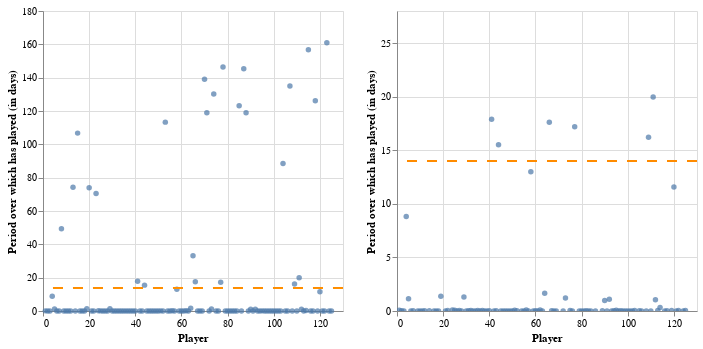

Here is the notebook cell this chart was saved with:
### Markdown cell above
- For the following coding, we will need to use KNN classification, as our goal is to predict a categorical rather than a numerical variable.
 - First things first we need to determine the players that are classified committed and those who are not interested (I said those who played 2weeks or more are committed)

### Code cell
# Calculate the period over which each person has played
# under the assumption that the longer the period the more the player is committed (example: 2months vs 2days)
grouped = tidywhole.groupby(['hashedEmail'])
period = grouped["end_time"].max() - grouped["start_time"].min()
period = period.dt.total_seconds() / (24 * 3600)   #converted to number of days (decimal)
period_df= period.reset_index()
period_df.columns = ["hashedEmail","period (days)"]

commit = alt.Chart(period_df.assign(playerID=period_df.index+1)).mark_circle().encode(
    x=alt.X("playerID").title("Player"),
    y=alt.Y("period (days)").title("Period over which has played (in days)"),
)

commit_zoom = alt.Chart(period_df.assign(playerID=period_df.index+1)).mark_circle(clip=True).encode(
    x=alt.X("playerID").title("Player"),
    y=alt.Y("period (days)").scale(domain=[0, 28]).title("Period over which has played (in days)"),
)

hline = alt.Chart(period_df).mark_rule(strokeDash=[10], size=1, color='darkorange').encode( y=alt.datum(14))

commit+hline | commit_zoom+hline

### Figure 1 — Vega-Lite specification as saved in the notebook (floating-point values rounded to 4 significant figures)
{"config": {"view": {"continuousWidth": 300, "continuousHeight": 300}}, "hconcat": [{"layer": [{"data": {"name": "data-aa7e6e61002bf97eb308f59260145f2f"}, "mark": {"type": "circle"}, "encoding": {"x": {"field": "playerID", "title": "Player", "type": "quantitative"}, "y": {"field": "period (days)", "title": "Period over which has played (in days)", "type": "quantitative"}}}, {"data": {"name": "data-03e094412ce7ec0a91b30657f3708937"}, "mark": {"type": "rule", "color": "darkorange", "size": 1, "strokeDash": [10]}, "encoding": {"y": {"datum": 14}}}]}, {"layer": [{"data": {"name": "data-aa7e6e61002bf97eb308f59260145f2f"}, "mark": {"type": "circle", "clip": true}, "encoding": {"x": {"field": "playerID", "title": "Player", "type": "quantitative"}, "y": {"field": "period (days)", "scale": {"domain": [0, 28]}, "title": "Period over which has played (in days)", "type": "quantitative"}}}, {"data": {"name": "data-03e094412ce7ec0a91b30657f3708937"}, "mark": {"type": "rule", "color": "darkorange", "size": 1, "strokeDash": [10]}, "encoding": {"y": {"datum": 14}}}]}], "$schema": "https://vega.github.io/schema/vega-lite/v5.20.1.json", "datasets": {"data-aa7e6e61002bf97eb308f59260145f2f": [{"hashedEmail": "0088b5e134c3f0498a18c7ea6b8d77b4b0ff1636fc93355ccc95b45423367832", "period (days)": 0.07986, "playerID": 1}, {"hashedEmail": "060aca80f8cfbf1c91553a72f4d5ec8034764b05ab59fe8e1cf0eee9a7b67967", "period (days)": 0.02083, "playerID": 2}, {"hashedEmail": "0ce7bfa910d47fc91f21a7b3acd8f33bde6db57912ce0290fa0437ce0b97f387", "period (days)": 0.007639, "playerID": 3}, {"hashedEmail": "0d4d71be33e2bc7266ee4983002bd930f69d304288a8663529c875f40f1750f3", "period (days)": 8.83, "playerID": 4}, {"hashedEmail": "0d70dd9cac34d646c810b1846fe6a85b9e288a76f5dcab9c1ff1a0e7ca200b3a", "period (days)": 1.151, "playerID": 5}, {"hashedEmail": "11006065e9412650e99eea4a4aaaf0399bc338006f85e80cc82d18b49f0e2aa4", "period (days)": 0.006944, "playerID": 6}, {"hashedEmail": "119f01b9877fc5ea0073d05602a353b91c4b48e4cf02f42bb8d661b46a34b760", "period (days)": 0.03472, "playerID": 7}, {"hashedEmail": "18936844e06b6c7871dce06384e2d142dd86756941641ef39cf40a9967ea14e3", "period (days)": 49.38, "playerID": 8}, {"hashedEmail": "1a2b92f18f36b0b59b41d648d10a9b8b20a2adff550ddbcb8cec2f47d4d881d0", "period (days)": 0.0125, "playerID": 9}, {"hashedEmail": "1d2371d8a35c8831034b25bda8764539ab7db0f63938696917c447128a2540dd", "period (days)": 0.003472, "playerID": 10}, {"hashedEmail": "200db0417ee70863c7e2a0f214c737476fb86de5869d0b907a077d726357e687", "period (days)": 0.008333, "playerID": 11}, {"hashedEmail": "20ae3f8b5323674fe6e537bc91928841cfc2a00c1b36522fd25370bb6fa89d36", "period (days)": 0.03403, "playerID": 12}, {"hashedEmail": "22a78bfd44e46931261d06864b92cf9a8fd77fb02bec66cb71646dd9da222a0d", "period (days)": 74.23, "playerID": 13}, {"hashedEmail": "23fe711e0e3b77f1da7aa221ab1192afe21648d47d2b4fa7a5a659ff443a0eb5", "period (days)": 0.03472, "playerID": 14}, {"hashedEmail": "24d4892c2c3ce11d3e54c3bf31ee218901cac7a2f564911d67424c8fdf0874fe", "period (days)": 106.7, "playerID": 15}, {"hashedEmail": "25879aecc205544bc6505f9faf768356e0a3b7126057308ae3235f8a514e9a62", "period (days)": 0.004861, "playerID": 16}, {"hashedEmail": "2917e2dacafed92d017b9f356ce90a442bea6e4ad59dbbb484a920398acb8974", "period (days)": 0.003472, "playerID": 17}, {"hashedEmail": "2cfed571797b66cc810c32562fc5b0f70b5bec0f5250799245527135bbf9662e", "period (days)": 0.004167, "playerID": 18}, {"hashedEmail": "336adf9b9070abb44eaec22a48b04d8cda6cf0c98a46eef37779a1dcb6f5b4bb", "period (days)": 1.385, "playerID": 19}, {"hashedEmail": "36d9cbb4c6bc0c1a6911436d2da0d09ec625e43e6552f575d4acc9cf487c4686", "period (days)": 73.93, "playerID": 20}, {"hashedEmail": "3caa832978e0596779f4ee7c686c4592fb6de893925025d25bf26be9a8cd03f5", "period (days)": 0.008333, "playerID": 21}, {"hashedEmail": "42382bb2af563e6979c5b84d288cbb49bb2ef90b1bcf196c2902da4ce20eb7f3", "period (days)": 0.03819, "playerID": 22}, {"hashedEmail": "42eafe96ed5c1684e3b5cc614d1b01a117173d3ec6898abcf1177d9822bd39f7", "period (days)": 70.45, "playerID": 23}, {"hashedEmail": "4b01bce3f141289709e8278b02ba5d2aaa7105d7ccb9c7deb37670a80e332774", "period (days)": 0.08403, "playerID": 24}, {"hashedEmail": "4bed6f49b672974f706aa7f020b4f29020326bf594520593557cd381a51559b8", "period (days)": 0.07014, "playerID": 25}, {"hashedEmail": "4bfad3613c71ace05644bf210195d9fb0d3d9513753ad2f8a16d1a80699bb906", "period (days)": 0.007639, "playerID": 26}, {"hashedEmail": "55d24216db39c27e1f17cc43d3127cbf8ed76ada6d098202b53ded319855e2c1", "period (days)": 0.05486, "playerID": 27}, {"hashedEmail": "577aa5f15468252b1c6f32dcd515012923476292e30f95e6b4128c770e993f92", "period (days)": 0.006944, "playerID": 28}, {"hashedEmail": "5a340c0e3d1aa3e579efc625bd3e5bca7fc25f7115b68e9411f457464bfd3df4", "period (days)": 1.316, "playerID": 29}, {"hashedEmail": "5afb9b4ba7f0bb42d4e4d72ee21be8a51131a7677f0519b4606fdbf770eec750", "period (days)": 0.009722, "playerID": 30}, {"hashedEmail": "5baba1651a0b92788bc0d6dcdf00be64af1cf9f0015bbeed204ddabd1d872e83", "period (days)": 0.02986, "playerID": 31}, {"hashedEmail": "5c27e8b9fed2816b006dc8397ec04470b59339fd591a46a3eb7951b939b72984", "period (days)": 0.03958, "playerID": 32}, {"hashedEmail": "5e0beb10f6163a508622ef25220d780bdd012a89dee571db77fc502980c0e57d", "period (days)": 0.00625, "playerID": 33}, {"hashedEmail": "6b1cdc07fcc1f7ea09509341fd245dd34fdba386f14a493e9107c18604baedc9", "period (days)": 0.007639, "playerID": 34}, {"hashedEmail": "6ca8a90e4f5c61bf36baf556d446873c4e894e7a62f91996aa237be64b0e183b", "period (days)": 0.04583, "playerID": 35}, {"hashedEmail": "6fa105fac7f4f37350f21830db78cde153d8edda41d6f4f2d48c9785d605c5e5", "period (days)": 0.004861, "playerID": 36}, {"hashedEmail": "7096b30972a32029244fc6171f21bc5996b51b8d75df7a94f003dead428988f9", "period (days)": 0.05625, "playerID": 37}, {"hashedEmail": "70db3a16ef58cf8bf6d8658c426ba4a5fcd7523a0abdd413f14466c41181215d", "period (days)": 0.01042, "playerID": 38}, {"hashedEmail": "710148466b44cb02ba894aa9005a4892e619250ebd01153055d6c7578fc1ea10", "period (days)": 0.005556, "playerID": 39}, {"hashedEmail": "71453e425f07d10da4fa2b349c83e73ccdf0fb3312f778b35c5802c3292c87bd", "period (days)": 0.01458, "playerID": 40}, {"hashedEmail": "71e724778a28bb0ebbdacb1328944dfef427525466b012b66e7554a65e401a16", "period (days)": 17.9, "playerID": 41}, {"hashedEmail": "722ab6d91280c439f2780767a1250889e93f75fc0ba0bc48175da022ab3e9ea9", "period (days)": 0.003472, "playerID": 42}, {"hashedEmail": "75f275366c0dbb8b23957b97aaaf77db5d6517fb846d3d4d209bd391ae3d39f6", "period (days)": 0.01667, "playerID": 43}, {"hashedEmail": "7a4686586d290c67179275c7c3dfb4ea02f4d317d9ee0e2cee98baa27877a875", "period (days)": 15.52, "playerID": 44}, {"hashedEmail": "7b17513f11968feaf6b02977885c436dc2a4549489ca25ef03022f9fbae19d81", "period (days)": 0.003472, "playerID": 45}, {"hashedEmail": "7b5c323f9a9e21b6bcc2a8c431e96f9f2155c7b4318a68d3e7d9edd2018095a9", "period (days)": 0.003472, "playerID": 46}, {"hashedEmail": "7c0ae28a5f85a515a8063f9ed989aa26c5ebcc64f6b7be2948c0b300c2c9bd47", "period (days)": 0.00625, "playerID": 47}, {"hashedEmail": "7d71c49cbbce8dcf0276b2bfecfa2d16f22cb31a4024556d6085884298f2ee8d", "period (days)": 0.005556, "playerID": 48}, {"hashedEmail": "7dc01f10bf20671ecfccdac23812b1b415acd42c2147cb0af4d48fcce2420f3e", "period (days)": 0.00625, "playerID": 49}, {"hashedEmail": "7ea2a6532a9a7f33e1ad6067015746bbbbacaabb8cba0f430129f851c0aa59d9", "period (days)": 0.009028, "playerID": 50}, {"hashedEmail": "80afc8e7137de6a232421e926c1e6e64ddeef1d8157c4439746bc00fcf91e8a7", "period (days)": 0.08056, "playerID": 51}, {"hashedEmail": "82d2615c56f8bdb5e56c603d3c90096649eb944fe47e1c827219d8af0b9fc94a", "period (days)": 0.02847, "playerID": 52}, {"hashedEmail": "88247d9a46fc214a12485dcbcbb03a8ddebfe8c1ec5fe209cd660147625c8e62", "period (days)": 113.3, "playerID": 53}, {"hashedEmail": "8af6e04a9067b009303e36cf39f7e7d53f9473e74b4633876ddd79769158b665", "period (days)": 0.009722, "playerID": 54}, {"hashedEmail": "8b71f4d66a38389b7528bb38ba6eb71157733df7d1740371852a797ae97d82d1", "period (days)": 0.009028, "playerID": 55}, {"hashedEmail": "8d2eed1f399e0d77cebb8fcc48ed19ad2fa8e3bb3fa683cb90e0ac6d42677bf2", "period (days)": 0.1021, "playerID": 56}, {"hashedEmail": "8d713786e0bf0371cd928a91d32d1e37b14e14e49744cdebac90885c05c48afa", "period (days)": 0.007639, "playerID": 57}, {"hashedEmail": "8e0aac3020b3fd9cdef4840b533b4b105aaf1ce1f6f2df3f328ba2a44cecfdc1", "period (days)": 13.0, "playerID": 58}, {"hashedEmail": "8e98b6db2053af0bc0e62cd55bcea5a08f23986dec3d02ca520ea039517e6744", "period (days)": 0.006944, "playerID": 59}, {"hashedEmail": "8eae13e0f5823d9c48fe7b89695ea231f96f644f664bcc74c5a07f7d0a1135bd", "period (days)": 0.02361, "playerID": 60}, {"hashedEmail": "90f1495942837b1cde67cc9e3119421e38183502a4c6dee304df3bf0c21e0dd0", "period (days)": 0.01111, "playerID": 61}, {"hashedEmail": "93efabc9f7de58f44c457bac715cf8f9f44cd88cc574fc02624cac194d2f0ea5", "period (days)": 0.09444, "playerID": 62}, {"hashedEmail": "951e54f7376e2b2f0915e9e3646c701af4a2fe839385b13f9e0084b08f8070bd", "period (days)": 0.006944, "playerID": 63}, {"hashedEmail": "95aa10ff79645508dcff5c08da02a8f6ddd9016b44fb469347e5739b8865c613", "period (days)": 1.651, "playerID": 64}, {"hashedEmail": "96e190b0bf3923cd8d349eee467c09d1130af143335779251492eb4c2c058a5f", "period (days)": 33.09, "playerID": 65}, {"hashedEmail": "9782452b8e41d1f140374eec34c84f464df6ed12e2777e5b4f7150912b8ab78c", "period (days)": 17.61, "playerID": 66}, {"hashedEmail": "9955ab948064150d3686ef564389bdc6d6c60bc620a5ce3084b3dec4a7a006a7", "period (days)": 0.02292, "playerID": 67}, {"hashedEmail": "9ba67e127e4e70d909f6237644bb4674b17bc6ae5c9e735f88cfc50e22b499c6", "period (days)": 0.007639, "playerID": 68}, {"hashedEmail": "9c2a5275ada716508a7e66629dfbeaa4c03ca9eb5f30d2132f41de130c367c56", "period (days)": 0.007639, "playerID": 69}, {"hashedEmail": "a175d4741dc84e6baf77901f6e8e0a06f54809a34e6b5211159bced346f7fb3e", "period (days)": 139.1, "playerID": 70}, {"hashedEmail": "a1e0438d568b9c05a93cadaf99969e4d44794d19dea31edd723cbc916f878c33", "period (days)": 119.0, "playerID": 71}, {"hashedEmail": "a2a0612e9a7da558cbac2ee3c816740324505a69a6e042c94aa1b67731f9ff01", "period (days)": 0.004167, "playerID": 72}, {"hashedEmail": "ab1f44f93c3b828f55458971db393052d9711df3e0e7ff69540bfebfcec555ff", "period (days)": 1.216, "playerID": 73}, {"hashedEmail": "ad6390295640af1ed0e45ffc58a53b2d9074b0eea694b16210addd44d7c81f83", "period (days)": 130.3, "playerID": 74}, {"hashedEmail": "ae8d8a9dcf80b38466f89466201e6d594eb94d6994eda1617f7dfae9cb21bfb3", "period (days)": 0.05139, "playerID": 75}, {"hashedEmail": "aea049eaa7cb10db386a62990220d205ceb2a4c473cae3ec7bab107278c26559", "period (days)": 0.0125, "playerID": 76}, {"hashedEmail": "b3510c708bd50bf9f75e6e02bb6fe14edb705e0ea671ee769a45c613750e8b58", "period (days)": 17.2, "playerID": 77}, {"hashedEmail": "b622593d2ef8b337dc554acb307d04a88114f2bf453b18fb5d2c80052aeb2319", "period (days)": 146.4, "playerID": 78}, {"hashedEmail": "b674dd7ee0d24096d1c019615ce4d12b20fcbff12d79d3c5a9d2118eb7ccbb28", "period (days)": 0.003472, "playerID": 79}, {"hashedEmail": "ba24bebe588a34ac546f8559850c65bc90cd9d51b821581bd6e25cff437a1081", "period (days)": 0.007639, "playerID": 80}, {"hashedEmail": "ba9b943f7fd9b5078b20ece741c4cb6435418d5d8373b4fe3830487f6036095c", "period (days)": 0.006944, "playerID": 81}, {"hashedEmail": "bc704ff2bc676dbf48ee41b9e11481c1387bf758ad318f2428f336e3fecc6660", "period (days)": 0.01736, "playerID": 82}, {"hashedEmail": "bd10e7eab5531d5e82c9eebb929e2703f05367a90b0533074392a5f39a55c5d9", "period (days)": 0.009028, "playerID": 83}, {"hashedEmail": "bda1905e54b6c745bcced9d59ce655a5bfd03c35cc6abdd8d1610e5c416f79d1", "period (days)": 0.003472, "playerID": 84}, {"hashedEmail": "bfce39c89d6549f2bb94d8064d3ce69dc3d7e72b38f431d8aa0c4bf95ccee6bf", "period (days)": 123.1, "playerID": 85}, {"hashedEmail": "c121e4d197469bea90e21c0495001f4e21824adb98cbc6a40d54e66617cee174", "period (days)": 0.00625, "playerID": 86}, {"hashedEmail": "c57fa94e436cf49a929d0168e47d26fec3d900b321775e280ef136979c01d5a4", "period (days)": 145.4, "playerID": 87}, {"hashedEmail": "c871393f513c68e313874ac9d192a0b8be7bf99a96bff0ab46beb343ee4217d5", "period (days)": 119.0, "playerID": 88}, {"hashedEmail": "ca20f724571080b997e0efa874b9611e9f280c1af5f68ff6231a9e5b5d79bcfe", "period (days)": 0.01458, "playerID": 89}, {"hashedEmail": "cb00c16dc2043f435a7a8c2a473656e4119ffa7173bab7ec7455715173912498", "period (days)": 0.9861, "playerID": 90}, {"hashedEmail": "d07befbac08be3d876d026ac0458651067001b39081d24724af3c95be76355e0", "period (days)": 0.007639, "playerID": 91}, {"hashedEmail": "d13020f8d53c08c95e64f2254424a65c9c479fcfd866b21b850d200a2689a8b5", "period (days)": 1.094, "playerID": 92}, {"hashedEmail": "d3ca24e4d7fe8ffe2a821ebd3b841252950ca53e4d659a5f33b987e2cd42a1ec", "period (days)": 0.009722, "playerID": 93}, {"hashedEmail": "d43af3bed5e9f1f31077233697c18f3f988a217bd0376a5f1a54d14964a38c36", "period (days)": 0.02222, "playerID": 94}, {"hashedEmail": "d46bd29a2ed08e3500bd8729085ef4b6f0ca65baf4c756f88b6bedf7a18e0352", "period (days)": 0.07639, "playerID": 95}, {"hashedEmail": "d48302dee689942b60f7e9756eba99d0be030df0ab6f553904a9dbbc44d0b5d5", "period (days)": 0.006944, "playerID": 96}, {"hashedEmail": "d51a8c57269fe347b4b7760ec29c420832cb36a11c47569a9200872831910c05", "period (days)": 0.03403, "playerID": 97}, {"hashedEmail": "d572f391d452b76ea2d7e5e53a3d38bfd7499c7399db299bd4fedb06a46ad5bb", "period (days)": 0.003472, "playerID": 98}, {"hashedEmail": "d9473710057f7d42f36570f0be83817a4eea614029ff90cf50d8889cdd729d11", "period (days)": 0.01042, "playerID": 99}, {"hashedEmail": "dbb20960cd4db4900dde7832e349dae46f7688583c8138b34785d9c7e509b5b9", "period (days)": 0.004861, "playerID": 100}, {"hashedEmail": "dc73467f73263dd4a07838330dd1cc115aa3f8b03538911ee6aac048405939c4", "period (days)": 0.004861, "playerID": 101}, {"hashedEmail": "e21a324ccf5c873bafe82e47d5137b36aa312ee4803eeb5cbc6cf945f9bb3f38", "period (days)": 0.004167, "playerID": 102}, {"hashedEmail": "e3175c379bbb83c8786d2dd719cf844575aca24d2c81d643dc7f12f6227becf7", "period (days)": 0.03681, "playerID": 103}, {"hashedEmail": "e3e1bef1ce259c995332635c0ec630a575713451cbe742d7ca93e4c03d0826df", "period (days)": 88.56, "playerID": 104}, {"hashedEmail": "e44041459da2102dc20147ed6f0db4753547be66fc4ddea037bafca64004de2d", "period (days)": 0.01806, "playerID": 105}, {"hashedEmail": "e47ae138603b9a7d6e9b97554bac2daf0477b30e0a4f29ed9d3deacc3c7ec155", "period (days)": 0.004861, "playerID": 106}, {"hashedEmail": "e74c60a92c0100e7240be56d66969db85856152b048c639331a3595f901461ae", "period (days)": 135.0, "playerID": 107}, {"hashedEmail": "ed3e6d043dee74fad932be44d0600f4502055198c511927b0c906f50b57d9582", "period (days)": 0.003472, "playerID": 108}, {"hashedEmail": "f19e136ddde68f365afc860c725ccff54307dedd13968e896a9f890c40aea436", "period (days)": 16.21, "playerID": 109}, {"hashedEmail": "f1b432523542f90c61176a555ccb2144468d76c91a32d74082ab8c101f9d25b6", "period (days)": 0.009028, "playerID": 110}, {"hashedEmail": "f2826fb8dbce4d450348f99cb27ade184b713998d9679780442efaaf218038f2", "period (days)": 19.98, "playerID": 111}, {"hashedEmail": "f3c813577c458ba0dfef80996f8f32c93b6e8af1fa939732842f2312358a88e9", "period (days)": 1.044, "playerID": 112}, {"hashedEmail": "f459ce1862ec9a43b6c714810390dfd632ed104eb11378b3a2a134b1b107bc75", "period (days)": 0.0375, "playerID": 113}, {"hashedEmail": "f4f29f2465743ead8c3ce02fc84542afe33ae3c95ef56a42b8f7785550fe9e4a", "period (days)": 0.3361, "playerID": 114}, {"hashedEmail": "f6daba428a5e19a3d47574858c13550499be23603422e6a0ee9728f8b53e192d", "period (days)": 156.7, "playerID": 115}, {"hashedEmail": "f707d141be44b2bf963eb171dbd14599059b4dda09aa002ba95ead4fa67273a7", "period (days)": 0.005556, "playerID": 116}, {"hashedEmail": "f7875ae87a61632030d5c4029ee8cf081be7047b2b4a9c04ab5a706f59786197", "period (days)": 0.01319, "playerID": 117}, {"hashedEmail": "f8f5477f5a2e53616ae37421b1c660b971192bd8ff77e3398304c7ae42581fdc", "period (days)": 126.1, "playerID": 118}, {"hashedEmail": "f9ac013b2f0bc2bd4928a6a0fc8a0aae8b5c4f2670cf9e18f547b7e72034c965", "period (days)": 0.05417, "playerID": 119}, {"hashedEmail": "fb0005032363ec3b30c2ae668f78f5076b7e77de0c6a249e924eee608cd0a1fa", "period (days)": 11.58, "playerID": 120}, {"hashedEmail": "fc0224c81384770e93ca717f32713960144bf0b52ff67639433a5c06a653a882", "period (days)": 0.01111, "playerID": 121}, {"hashedEmail": "fcab03c6d3079521e7f9665caed0f31fe3dae6b5ccb86e6cb58747a43aa8789f", "period (days)": 0.05556, "playerID": 122}, {"hashedEmail": "fd6563a4e0f6f4273580e5fedbd8dda64990447aea5a33cbb5e894a3867ca44d", "period (days)": 161.0, "playerID": 123}, {"hashedEmail": "fe218a05c6c3fc6326f4f151e8cb75a2a9fa29e22b110d4c311fb58fb211f471", "period (days)": 0.00625, "playerID": 124}, {"hashedEmail": "fef4e1bed8c3f6dcd7bcd39ab21bd402386155b2ff8c8e53683e1d2793bf1ed1", "period (days)": 0.05, "playerID": 125}], "data-03e094412ce7ec0a91b30657f3708937": [{"hashedEmail": "0088b5e134c3f0498a18c7ea6b8d77b4b0ff1636fc93355ccc95b45423367832", "period (days)": 0.07986}, {"hashedEmail": "060aca80f8cfbf1c91553a72f4d5ec8034764b05ab59fe8e1cf0eee9a7b67967", "period (days)": 0.02083}, {"hashedEmail": "0ce7bfa910d47fc91f21a7b3acd8f33bde6db57912ce0290fa0437ce0b97f387", "period (days)": 0.007639}, {"hashedEmail": "0d4d71be33e2bc7266ee4983002bd930f69d304288a8663529c875f40f1750f3", "period (days)": 8.83}, {"hashedEmail": "0d70dd9cac34d646c810b1846fe6a85b9e288a76f5dcab9c1ff1a0e7ca200b3a", "period (days)": 1.151}, {"hashedEmail": "11006065e9412650e99eea4a4aaaf0399bc338006f85e80cc82d18b49f0e2aa4", "period (days)": 0.006944}, {"hashedEmail": "119f01b9877fc5ea0073d05602a353b91c4b48e4cf02f42bb8d661b46a34b760", "period (days)": 0.03472}, {"hashedEmail": "18936844e06b6c7871dce06384e2d142dd86756941641ef39cf40a9967ea14e3", "period (days)": 49.38}, {"hashedEmail": "1a2b92f18f36b0b59b41d648d10a9b8b20a2adff550ddbcb8cec2f47d4d881d0", "period (days)": 0.0125}, {"hashedEmail": "1d2371d8a35c8831034b25bda8764539ab7db0f63938696917c447128a2540dd", "period (days)": 0.003472}, {"hashedEmail": "200db0417ee70863c7e2a0f214c737476fb86de5869d0b907a077d726357e687", "period (days)": 0.008333}, {"hashedEmail": "20ae3f8b5323674fe6e537bc91928841cfc2a00c1b36522fd25370bb6fa89d36", "period (days)": 0.03403}, {"hashedEmail": "22a78bfd44e46931261d06864b92cf9a8fd77fb02bec66cb71646dd9da222a0d", "period (days)": 74.23}, {"hashedEmail": "23fe711e0e3b77f1da7aa221ab1192afe21648d47d2b4fa7a5a659ff443a0eb5", "period (days)": 0.03472}, {"hashedEmail": "24d4892c2c3ce11d3e54c3bf31ee218901cac7a2f564911d67424c8fdf0874fe", "period (days)": 106.7}, {"hashedEmail": "25879aecc205544bc6505f9faf768356e0a3b7126057308ae3235f8a514e9a62", "period (days)": 0.004861}, {"hashedEmail": "2917e2dacafed92d017b9f356ce90a442bea6e4ad59dbbb484a920398acb8974", "period (days)": 0.003472}, {"hashedEmail": "2cfed571797b66cc810c32562fc5b0f70b5bec0f5250799245527135bbf9662e", "period (days)": 0.004167}, {"hashedEmail": "336adf9b9070abb44eaec22a48b04d8cda6cf0c98a46eef37779a1dcb6f5b4bb", "period (days)": 1.385}, {"hashedEmail": "36d9cbb4c6bc0c1a6911436d2da0d09ec625e43e6552f575d4acc9cf487c4686", "period (days)": 73.93}, {"hashedEmail": "3caa832978e0596779f4ee7c686c4592fb6de893925025d25bf26be9a8cd03f5", "period (days)": 0.008333}, {"hashedEmail": "42382bb2af563e6979c5b84d288cbb49bb2ef90b1bcf196c2902da4ce20eb7f3", "period (days)": 0.03819}, {"hashedEmail": "42eafe96ed5c1684e3b5cc614d1b01a117173d3ec6898abcf1177d9822bd39f7", "period (days)": 70.45}, {"hashedEmail": "4b01bce3f141289709e8278b02ba5d2aaa7105d7ccb9c7deb37670a80e332774", "period (days)": 0.08403}, {"hashedEmail": "4bed6f49b672974f706aa7f020b4f29020326bf594520593557cd381a51559b8", "period (days)": 0.07014}, {"hashedEmail": "4bfad3613c71ace05644bf210195d9fb0d3d9513753ad2f8a16d1a80699bb906", "period (days)": 0.007639}, {"hashedEmail": "55d24216db39c27e1f17cc43d3127cbf8ed76ada6d098202b53ded319855e2c1", "period (days)": 0.05486}, {"hashedEmail": "577aa5f15468252b1c6f32dcd515012923476292e30f95e6b4128c770e993f92", "period (days)": 0.006944}, {"hashedEmail": "5a340c0e3d1aa3e579efc625bd3e5bca7fc25f7115b68e9411f457464bfd3df4", "period (days)": 1.316}, {"hashedEmail": "5afb9b4ba7f0bb42d4e4d72ee21be8a51131a7677f0519b4606fdbf770eec750", "period (days)": 0.009722}, {"hashedEmail": "5baba1651a0b92788bc0d6dcdf00be64af1cf9f0015bbeed204ddabd1d872e83", "period (days)": 0.02986}, {"hashedEmail": "5c27e8b9fed2816b006dc8397ec04470b59339fd591a46a3eb7951b939b72984", "period (days)": 0.03958}, {"hashedEmail": "5e0beb10f6163a508622ef25220d780bdd012a89dee571db77fc502980c0e57d", "period (days)": 0.00625}, {"hashedEmail": "6b1cdc07fcc1f7ea09509341fd245dd34fdba386f14a493e9107c18604baedc9", "period (days)": 0.007639}, {"hashedEmail": "6ca8a90e4f5c61bf36baf556d446873c4e894e7a62f91996aa237be64b0e183b", "period (days)": 0.04583}, {"hashedEmail": "6fa105fac7f4f37350f21830db78cde153d8edda41d6f4f2d48c9785d605c5e5", "period (days)": 0.004861}, {"hashedEmail": "7096b30972a32029244fc6171f21bc5996b51b8d75df7a94f003dead428988f9", "period (days)": 0.05625}, {"hashedEmail": "70db3a16ef58cf8bf6d8658c426ba4a5fcd7523a0abdd413f14466c41181215d", "period (days)": 0.01042}, {"hashedEmail": "710148466b44cb02ba894aa9005a4892e619250ebd01153055d6c7578fc1ea10", "period (days)": 0.005556}, {"hashedEmail": "71453e425f07d10da4fa2b349c83e73ccdf0fb3312f778b35c5802c3292c87bd", "period (days)": 0.01458}, {"hashedEmail": "71e724778a28bb0ebbdacb1328944dfef427525466b012b66e7554a65e401a16", "period (days)": 17.9}, {"hashedEmail": "722ab6d91280c439f2780767a1250889e93f75fc0ba0bc48175da022ab3e9ea9", "period (days)": 0.003472}, {"hashedEmail": "75f275366c0dbb8b23957b97aaaf77db5d6517fb846d3d4d209bd391ae3d39f6", "period (days)": 0.01667}, {"hashedEmail": "7a4686586d290c67179275c7c3dfb4ea02f4d317d9ee0e2cee98baa27877a875", "period (days)": 15.52}, {"hashedEmail": "7b17513f11968feaf6b02977885c436dc2a4549489ca25ef03022f9fbae19d81", "period (days)": 0.003472}, {"hashedEmail": "7b5c323f9a9e21b6bcc2a8c431e96f9f2155c7b4318a68d3e7d9edd2018095a9", "period (days)": 0.003472}, {"hashedEmail": "7c0ae28a5f85a515a8063f9ed989aa26c5ebcc64f6b7be2948c0b300c2c9bd47", "period (days)": 0.00625}, {"hashedEmail": "7d71c49cbbce8dcf0276b2bfecfa2d16f22cb31a4024556d6085884298f2ee8d", "period (days)": 0.005556}, {"hashedEmail": "7dc01f10bf20671ecfccdac23812b1b415acd42c2147cb0af4d48fcce2420f3e", "period (days)": 0.00625}, {"hashedEmail": "7ea2a6532a9a7f33e1ad6067015746bbbbacaabb8cba0f430129f851c0aa59d9", "period (days)": 0.009028}, {"hashedEmail": "80afc8e7137de6a232421e926c1e6e64ddeef1d8157c4439746bc00fcf91e8a7", "period (days)": 0.08056}, {"hashedEmail": "82d2615c56f8bdb5e56c603d3c90096649eb944fe47e1c827219d8af0b9fc94a", "period (days)": 0.02847}, {"hashedEmail": "88247d9a46fc214a12485dcbcbb03a8ddebfe8c1ec5fe209cd660147625c8e62", "period (days)": 113.3}, {"hashedEmail": "8af6e04a9067b009303e36cf39f7e7d53f9473e74b4633876ddd79769158b665", "period (days)": 0.009722}, {"hashedEmail": "8b71f4d66a38389b7528bb38ba6eb71157733df7d1740371852a797ae97d82d1", "period (days)": 0.009028}, {"hashedEmail": "8d2eed1f399e0d77cebb8fcc48ed19ad2fa8e3bb3fa683cb90e0ac6d42677bf2", "period (days)": 0.1021}, {"hashedEmail": "8d713786e0bf0371cd928a91d32d1e37b14e14e49744cdebac90885c05c48afa", "period (days)": 0.007639}, {"hashedEmail": "8e0aac3020b3fd9cdef4840b533b4b105aaf1ce1f6f2df3f328ba2a44cecfdc1", "period (days)": 13.0}, {"hashedEmail": "8e98b6db2053af0bc0e62cd55bcea5a08f23986dec3d02ca520ea039517e6744", "period (days)": 0.006944}, {"hashedEmail": "8eae13e0f5823d9c48fe7b89695ea231f96f644f664bcc74c5a07f7d0a1135bd", "period (days)": 0.02361}, {"hashedEmail": "90f1495942837b1cde67cc9e3119421e38183502a4c6dee304df3bf0c21e0dd0", "period (days)": 0.01111}, {"hashedEmail": "93efabc9f7de58f44c457bac715cf8f9f44cd88cc574fc02624cac194d2f0ea5", "period (days)": 0.09444}, {"hashedEmail": "951e54f7376e2b2f0915e9e3646c701af4a2fe839385b13f9e0084b08f8070bd", "period (days)": 0.006944}, {"hashedEmail": "95aa10ff79645508dcff5c08da02a8f6ddd9016b44fb469347e5739b8865c613", "period (days)": 1.651}, {"hashedEmail": "96e190b0bf3923cd8d349eee467c09d1130af143335779251492eb4c2c058a5f", "period (days)": 33.09}, {"hashedEmail": "9782452b8e41d1f140374eec34c84f464df6ed12e2777e5b4f7150912b8ab78c", "period (days)": 17.61}, {"hashedEmail": "9955ab948064150d3686ef564389bdc6d6c60bc620a5ce3084b3dec4a7a006a7", "period (days)": 0.02292}, {"hashedEmail": "9ba67e127e4e70d909f6237644bb4674b17bc6ae5c9e735f88cfc50e22b499c6", "period (days)": 0.007639}, {"hashedEmail": "9c2a5275ada716508a7e66629dfbeaa4c03ca9eb5f30d2132f41de130c367c56", "period (days)": 0.007639}, {"hashedEmail": "a175d4741dc84e6baf77901f6e8e0a06f54809a34e6b5211159bced346f7fb3e", "period (days)": 139.1}, {"hashedEmail": "a1e0438d568b9c05a93cadaf99969e4d44794d19dea31edd723cbc916f878c33", "period (days)": 119.0}, {"hashedEmail": "a2a0612e9a7da558cbac2ee3c816740324505a69a6e042c94aa1b67731f9ff01", "period (days)": 0.004167}, {"hashedEmail": "ab1f44f93c3b828f55458971db393052d9711df3e0e7ff69540bfebfcec555ff", "period (days)": 1.216}, {"hashedEmail": "ad6390295640af1ed0e45ffc58a53b2d9074b0eea694b16210addd44d7c81f83", "period (days)": 130.3}, {"hashedEmail": "ae8d8a9dcf80b38466f89466201e6d594eb94d6994eda1617f7dfae9cb21bfb3", "period (days)": 0.05139}, {"hashedEmail": "aea049eaa7cb10db386a62990220d205ceb2a4c473cae3ec7bab107278c26559", "period (days)": 0.0125}, {"hashedEmail": "b3510c708bd50bf9f75e6e02bb6fe14edb705e0ea671ee769a45c613750e8b58", "period (days)": 17.2}, {"hashedEmail": "b622593d2ef8b337dc554acb307d04a88114f2bf453b18fb5d2c80052aeb2319", "period (days)": 146.4}, {"hashedEmail": "b674dd7ee0d24096d1c019615ce4d12b20fcbff12d79d3c5a9d2118eb7ccbb28", "period (days)": 0.003472}, {"hashedEmail": "ba24bebe588a34ac546f8559850c65bc90cd9d51b821581bd6e25cff437a1081", "period (days)": 0.007639}, {"hashedEmail": "ba9b943f7fd9b5078b20ece741c4cb6435418d5d8373b4fe3830487f6036095c", "period (days)": 0.006944}, {"hashedEmail": "bc704ff2bc676dbf48ee41b9e11481c1387bf758ad318f2428f336e3fecc6660", "period (days)": 0.01736}, {"hashedEmail": "bd10e7eab5531d5e82c9eebb929e2703f05367a90b0533074392a5f39a55c5d9", "period (days)": 0.009028}, {"hashedEmail": "bda1905e54b6c745bcced9d59ce655a5bfd03c35cc6abdd8d1610e5c416f79d1", "period (days)": 0.003472}, {"hashedEmail": "bfce39c89d6549f2bb94d8064d3ce69dc3d7e72b38f431d8aa0c4bf95ccee6bf", "period (days)": 123.1}, {"hashedEmail": "c121e4d197469bea90e21c0495001f4e21824adb98cbc6a40d54e66617cee174", "period (days)": 0.00625}, {"hashedEmail": "c57fa94e436cf49a929d0168e47d26fec3d900b321775e280ef136979c01d5a4", "period (days)": 145.4}, {"hashedEmail": "c871393f513c68e313874ac9d192a0b8be7bf99a96bff0ab46beb343ee4217d5", "period (days)": 119.0}, {"hashedEmail": "ca20f724571080b997e0efa874b9611e9f280c1af5f68ff6231a9e5b5d79bcfe", "period (days)": 0.01458}, {"hashedEmail": "cb00c16dc2043f435a7a8c2a473656e4119ffa7173bab7ec7455715173912498", "period (days)": 0.9861}, {"hashedEmail": "d07befbac08be3d876d026ac0458651067001b39081d24724af3c95be76355e0", "period (days)": 0.007639}, {"hashedEmail": "d13020f8d53c08c95e64f2254424a65c9c479fcfd866b21b850d200a2689a8b5", "period (days)": 1.094}, {"hashedEmail": "d3ca24e4d7fe8ffe2a821ebd3b841252950ca53e4d659a5f33b987e2cd42a1ec", "period (days)": 0.009722}, {"hashedEmail": "d43af3bed5e9f1f31077233697c18f3f988a217bd0376a5f1a54d14964a38c36", "period (days)": 0.02222}, {"hashedEmail": "d46bd29a2ed08e3500bd8729085ef4b6f0ca65baf4c756f88b6bedf7a18e0352", "period (days)": 0.07639}, {"hashedEmail": "d48302dee689942b60f7e9756eba99d0be030df0ab6f553904a9dbbc44d0b5d5", "period (days)": 0.006944}, {"hashedEmail": "d51a8c57269fe347b4b7760ec29c420832cb36a11c47569a9200872831910c05", "period (days)": 0.03403}, {"hashedEmail": "d572f391d452b76ea2d7e5e53a3d38bfd7499c7399db299bd4fedb06a46ad5bb", "period (days)": 0.003472}, {"hashedEmail": "d9473710057f7d42f36570f0be83817a4eea614029ff90cf50d8889cdd729d11", "period (days)": 0.01042}, {"hashedEmail": "dbb20960cd4db4900dde7832e349dae46f7688583c8138b34785d9c7e509b5b9", "period (days)": 0.004861}, {"hashedEmail": "dc73467f73263dd4a07838330dd1cc115aa3f8b03538911ee6aac048405939c4", "period (days)": 0.004861}, {"hashedEmail": "e21a324ccf5c873bafe82e47d5137b36aa312ee4803eeb5cbc6cf945f9bb3f38", "period (days)": 0.004167}, {"hashedEmail": "e3175c379bbb83c8786d2dd719cf844575aca24d2c81d643dc7f12f6227becf7", "period (days)": 0.03681}, {"hashedEmail": "e3e1bef1ce259c995332635c0ec630a575713451cbe742d7ca93e4c03d0826df", "period (days)": 88.56}, {"hashedEmail": "e44041459da2102dc20147ed6f0db4753547be66fc4ddea037bafca64004de2d", "period (days)": 0.01806}, {"hashedEmail": "e47ae138603b9a7d6e9b97554bac2daf0477b30e0a4f29ed9d3deacc3c7ec155", "period (days)": 0.004861}, {"hashedEmail": "e74c60a92c0100e7240be56d66969db85856152b048c639331a3595f901461ae", "period (days)": 135.0}, {"hashedEmail": "ed3e6d043dee74fad932be44d0600f4502055198c511927b0c906f50b57d9582", "period (days)": 0.003472}, {"hashedEmail": "f19e136ddde68f365afc860c725ccff54307dedd13968e896a9f890c40aea436", "period (days)": 16.21}, {"hashedEmail": "f1b432523542f90c61176a555ccb2144468d76c91a32d74082ab8c101f9d25b6", "period (days)": 0.009028}, {"hashedEmail": "f2826fb8dbce4d450348f99cb27ade184b713998d9679780442efaaf218038f2", "period (days)": 19.98}, {"hashedEmail": "f3c813577c458ba0dfef80996f8f32c93b6e8af1fa939732842f2312358a88e9", "period (days)": 1.044}, {"hashedEmail": "f459ce1862ec9a43b6c714810390dfd632ed104eb11378b3a2a134b1b107bc75", "period (days)": 0.0375}, {"hashedEmail": "f4f29f2465743ead8c3ce02fc84542afe33ae3c95ef56a42b8f7785550fe9e4a", "period (days)": 0.3361}, {"hashedEmail": "f6daba428a5e19a3d47574858c13550499be23603422e6a0ee9728f8b53e192d", "period (days)": 156.7}, {"hashedEmail": "f707d141be44b2bf963eb171dbd14599059b4dda09aa002ba95ead4fa67273a7", "period (days)": 0.005556}, {"hashedEmail": "f7875ae87a61632030d5c4029ee8cf081be7047b2b4a9c04ab5a706f59786197", "period (days)": 0.01319}, {"hashedEmail": "f8f5477f5a2e53616ae37421b1c660b971192bd8ff77e3398304c7ae42581fdc", "period (days)": 126.1}, {"hashedEmail": "f9ac013b2f0bc2bd4928a6a0fc8a0aae8b5c4f2670cf9e18f547b7e72034c965", "period (days)": 0.05417}, {"hashedEmail": "fb0005032363ec3b30c2ae668f78f5076b7e77de0c6a249e924eee608cd0a1fa", "period (days)": 11.58}, {"hashedEmail": "fc0224c81384770e93ca717f32713960144bf0b52ff67639433a5c06a653a882", "period (days)": 0.01111}, {"hashedEmail": "fcab03c6d3079521e7f9665caed0f31fe3dae6b5ccb86e6cb58747a43aa8789f", "period (days)": 0.05556}, {"hashedEmail": "fd6563a4e0f6f4273580e5fedbd8dda64990447aea5a33cbb5e894a3867ca44d", "period (days)": 161.0}, {"hashedEmail": "fe218a05c6c3fc6326f4f151e8cb75a2a9fa29e22b110d4c311fb58fb211f471", "period (days)": 0.00625}, {"hashedEmail": "fef4e1bed8c3f6dcd7bcd39ab21bd402386155b2ff8c8e53683e1d2793bf1ed1", "period (days)": 0.05}]}}
